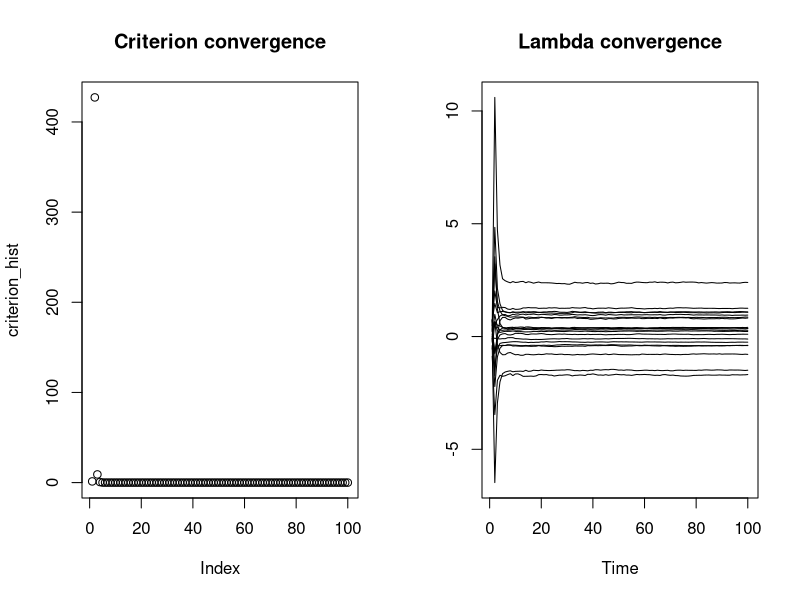
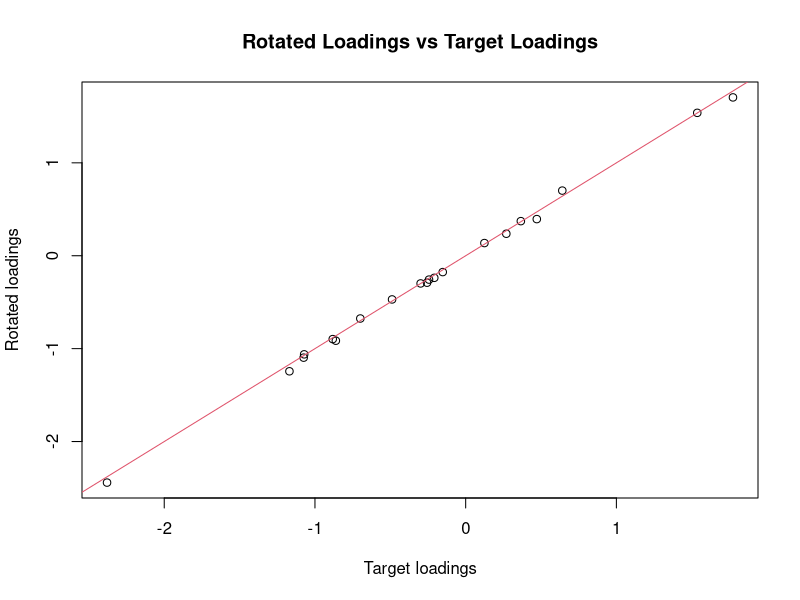
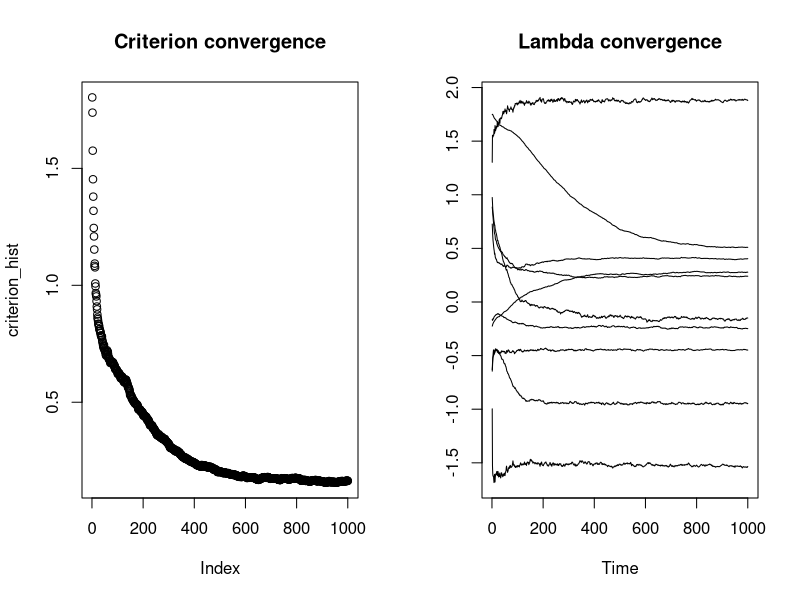
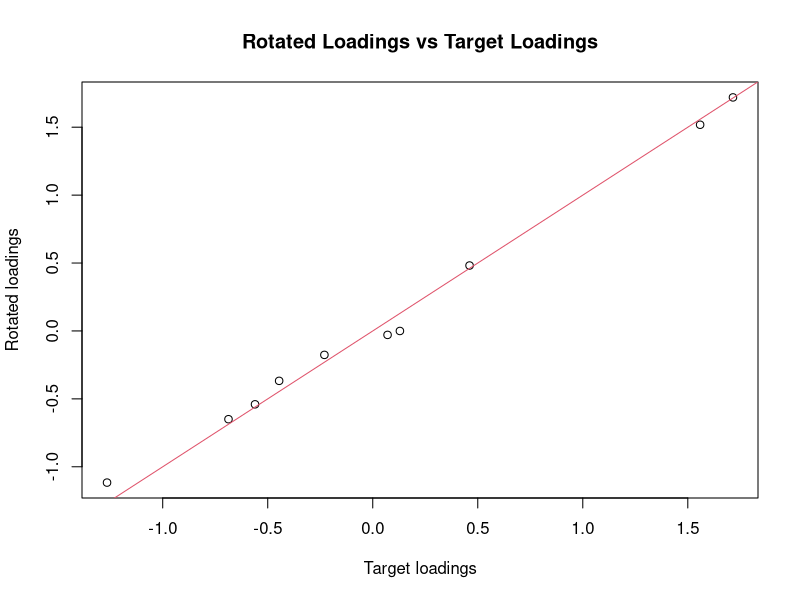

R code for these plots, in order:
## ---- chunk 1



# Generate data from the model
generator <- function(n, Lambda, phi, Z=NULL){
  p <- nrow(Lambda)
  q <- ncol(Lambda)
  
  # if Z is not given, we generate it
  if (is.null(Z)) {
    Z <- matrix(rnorm(n*q), n, q)
  }
  
  # compute the linear predictor
  linpred <- Z %*% t(Lambda)
  
  # generate noise
  noise <- matrix(rnorm(n*p), n, p) %*% diag(1/phi) # this is a bad implementation but illustrates well
  # generate observations
  
  Y <- linpred + noise
  
  return(list(Y=Y, Z=Z))
}

# Estimate Z from the data and current estimate of Lambda and phi

Z_estimator <- function(Y, Lambda, phi) {
  Z_hat = Y %*% diag(1/phi) %*% Lambda %*% solve(t(Lambda) %*% diag(1/phi) %*% Lambda) # this is a bad implementation but illustrates well
  return(Z_hat)
}

# compute the random gradient

random_gradient <- function(Y, Lambda, phi) {
  n <- nrow(Y)
  p <- nrow(Lambda)
  q <- ncol(Lambda)
  
  # generate data from the model at current estimate Lambda and phi. this is used to estimate the expectation
  data_gen <- generator(n, Lambda, phi)
  Y_gen <- data_gen$Y
  
  # for both Y and Y_gen, compute Zhat and Zhat_gen
  Zhat <- Z_estimator(Y, Lambda, phi)
  Zhat_gen <- Z_estimator(Y_gen, Lambda, phi)
  
  # compute the gradient for Lambda
  gradient <- (t(Y) %*% Zhat - t(Y_gen) %*% Zhat_gen)/n
  
  return(gradient)
}
## ---- chunk 2

# Dimensional setting
n <- 1000
p <- 10
q <- 2

# True parameters
Lambda_0 <- matrix(rnorm(p*q), p, q)
phi_0 <- rep(1, p)

# True data
data_0 <- generator(n, Lambda_0, phi_0)
Y_0 <- data_0$Y
SY <- t(Y_0) %*% Y_0 / n

# Initialize model parameters
Lambda <- matrix(rnorm(p*q), p, q) # random initalization...
phi <- phi_0 # assumed known

# Define a convergence criterion
compute_criterion <- function(SY, Lambda, phi) {
  # We take the Frobenius' norm of the difference between the observed covariance against its expectation
  mean((Lambda %*% t(Lambda) + diag(phi) - SY)^2) # This is computationally bad and should never be computed in production.
}


# Stochastic approximation Algorithm
num_iterations = 100
Lambda_hist <- matrix(nrow=num_iterations, ncol=p*q) # storing the values of Lambda at each iteration.
criterion_hist <- rep(NA, num_iterations)

for (i in 1:num_iterations) {
  gradient <- random_gradient(data_0$Y, Lambda, phi)
  Lambda <- Lambda + 1/sqrt(i) * gradient  # notice the diminishing step size
  # Compute the criterion
  criterion <- compute_criterion(SY, Lambda, phi)
  
  # Store the iteration results
  Lambda_hist[i,] <- as.vector(Lambda)
  criterion_hist[i] <- criterion
}

# plotting the results
par(mfrow=c(1,2))
plot(criterion_hist, main="Criterion convergence")
ts.plot(Lambda_hist, main="Lambda convergence")
par(mfrow=c(1,1))
## ---- chunk 3
library(psych) # make sure to install it first

rotate_and_plot_loadings <- function(Lambda, Lambda_target) {
  Lambda_rotated <- psych::Procrustes(Lambda, Lambda_target)$loadings
  plot(Lambda_target, Lambda_rotated, main="Rotated Loadings vs Target Loadings", xlab="Target loadings", ylab="Rotated loadings")
  abline(0,1,col=2)
}

rotate_and_plot_loadings(Lambda, Lambda_0)

## ---- chunk 4

# Generate data from the model
generator_mixture <- function(n, Lambda, phi, gaussian_idx, bernoulli_idx, Z=NULL){
  p <- nrow(Lambda)
  q <- ncol(Lambda)
  
  
  # if Z is not given, we generate it
  if (is.null(Z)) {
    Z <- matrix(rnorm(n*q), n, q)
  }
  
  # compute the linear predictor
  linpred <- Z %*% t(Lambda)
  means <- linpred
  
  # generate noise: will be used for the gaussian random variables
  noise <- matrix(rnorm(n*p), n, p) %*% diag(1/phi) # this is a bad implementation but illustrates well
  
  # compute the mean of the Bernoulli using the logistic function
  means[,bernoulli_idx] <- 1/(1+exp(-linpred[,bernoulli_idx]))
  
  # Placeholder for the responses
  Y <- matrix(nrow=n, ncol=p)
  
  # Generate all gaussian:
  Y[,gaussian_idx] <- linpred[,gaussian_idx] + noise[,gaussian_idx]
  
  # Generate all Bernoulli
  Y[,bernoulli_idx] <- apply(means[,bernoulli_idx], 2, function(prob) rbinom(n, 1, prob))
  
  # generate observations
  return(list(Y=Y, Z=Z))
}


random_gradient_mixture <- function(Y, Lambda, phi, gaussian_idx, bernoulli_idx) {
  n <- nrow(Y)
  p <- nrow(Lambda)
  q <- ncol(Lambda)
  
  # generate data from the model at current estimate Lambda and phi. this is used to estimate the expectation
  data_gen <- generator_mixture(n, Lambda, phi, gaussian_idx, bernoulli_idx)
  Y_gen <- data_gen$Y
  
  # for both Y and Y_gen, compute Zhat and Zhat_gen
  Zhat <- Z_estimator(Y, Lambda, phi)
  Zhat_gen <- Z_estimator(Y_gen, Lambda, phi)
  
  # compute the gradient for Lambda
  gradient <- (t(Y) %*% Zhat - t(Y_gen) %*% Zhat_gen)/n
  
  return(gradient)
}
## ---- chunk 5

# Dimensional setting
n <- 1000
p <- 5
q <- 2

gaussian_idx <- 1:3
bernoulli_idx <- 4:5

# True parameters
set.seed(123)
Lambda_0 <- matrix(rnorm(p*q), p, q)
phi_0 <- rep(1, p)

# True data
data_0 <- generator_mixture(n, Lambda_0, phi_0, gaussian_idx, bernoulli_idx)
Y_0 <- data_0$Y
SY <- t(Y_0) %*% Y_0 / n

# Initialize model parameters
Lambda <- matrix(rnorm(p*q), p, q) # random initalization...
phi <- phi_0 # assumed known

# Define a convergence criterion
compute_criterion <- function(SY, Lambda, phi) {
  # We take the Frobenius' norm of the difference between the observed covariance against its expectation
  mean((Lambda %*% t(Lambda) + diag(phi) - SY)^2) # This is computationally bad and should never be computed in production.
}


# Stochastic approximation Algorithm
num_iterations = 1000
Lambda_hist <- matrix(nrow=num_iterations, ncol=p*q) # storing the values of Lambda at each iteration.
criterion_hist <- rep(NA, num_iterations)

for (i in 1:num_iterations) {
  gradient <- random_gradient_mixture(data_0$Y, Lambda, phi, gaussian_idx, bernoulli_idx)
  Lambda <- Lambda + 1/sqrt(i) * gradient  # notice the diminishing step size
  # Compute the criterion
  criterion <- compute_criterion(SY, Lambda, phi)
  
  # Store the iteration results
  Lambda_hist[i,] <- as.vector(Lambda)
  criterion_hist[i] <- criterion
}

# plotting the results
par(mfrow=c(1,2))
plot(criterion_hist, main="Criterion convergence")
ts.plot(Lambda_hist, main="Lambda convergence")
par(mfrow=c(1,1))
## ---- chunk 6
rotate_and_plot_loadings(Lambda, Lambda_0)
